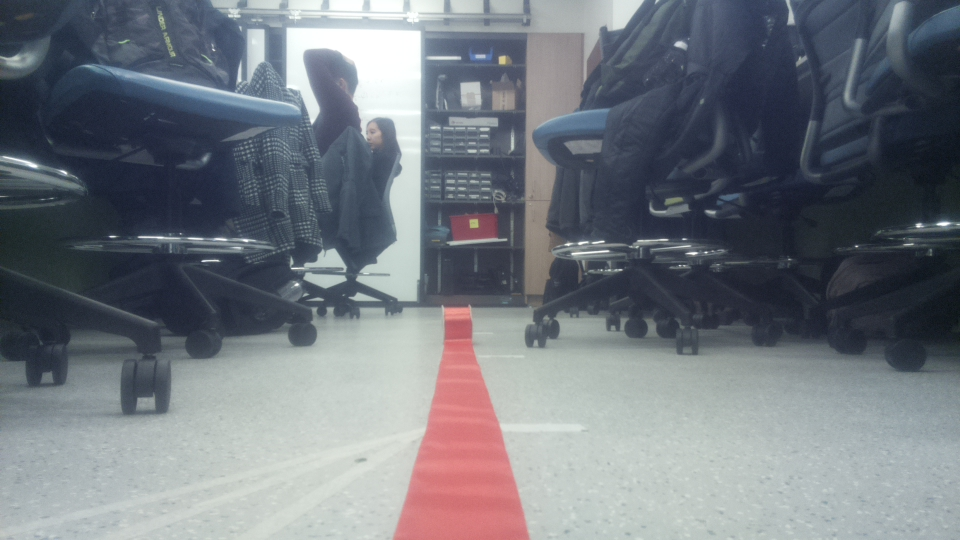
#> input picture LabTestImages/Orange_Ribbon_Extended.jpg, 960 x 540 px, found by its file name
$ python HSV_CV_Platoon.py
#> lines starting #> are read from the running program, lines starting #| are printed output that depends on the picture; after the words box and inside, x2 and y2 are one past the last pixel; in counts of white or black regions, pixels touching at a corner belong together
#> in main, imgBGR is the input picture: shape (540, 960, 3); mean B, G, R 127.2, 119.9, 114.3
# Code to detect Xo and PsiR from pictures of Penn Park roads taken from Pi Camera
import cv2
import numpy as np
import math
import matplotlib.pyplot as plt


# import picamera

# UNCOMMENT ALL OF THIS IF YOU WANT TO ANALYZE PICTURES TAKEN BY THE PI
# # Set up the camera
# # default photo seems to be 1920 x 1080
# # half of that keeps things more manageable for on-screen debugging
# #
# camera = picamera.PiCamera()
# photoHeight = 540
# camera.resolution = (16*photoHeight/9, photoHeight)

# # Capture an image and read it back in
# # (Do this because picamera does not play nice with openCV?)
# camera.capture('piPicture.jpg')
# imgBGR = cv2.imread('piPicture.jpg')

# Read in image from directory of Penn Park images
# Change this to where the image


def debug_chosen_line(offset, psi_r, chosenLine, imgBGR):
    x1 = chosenLine[0]
    y1 = chosenLine[1]
    x2 = chosenLine[2]
    y2 = chosenLine[3]

    font                   = cv2.FONT_HERSHEY_SIMPLEX
    fontScale              = 1
    fontColor              = (255,255,255)
    lineType               = 2
    cv2.putText(imgBGR,"Estimated Offset: {0:.2f}".format(offset),(50,400),font,fontScale,fontColor,lineType)
    cv2.putText(imgBGR,"Estimated Psi_R: {0:.2f}".format(psi_r),(50,450),font,fontScale,fontColor,lineType)

    # Draw the line on the original image
    cv2.line(imgBGR,(x1,y1),(x2,y2),(255,0,0),10)

    print("x1: {} x2: {} y1: {} y2: {}".format(x1, x2, y1, y2))
    print("Estimated Offset: {0:.2f}".format(offset))
    print("Estimated Psi_r: {0:.2f}".format(psi_r))


def perform_image_transformations(imgBGR):
    imgGray = cv2.cvtColor(imgBGR, cv2.COLOR_BGR2GRAY)
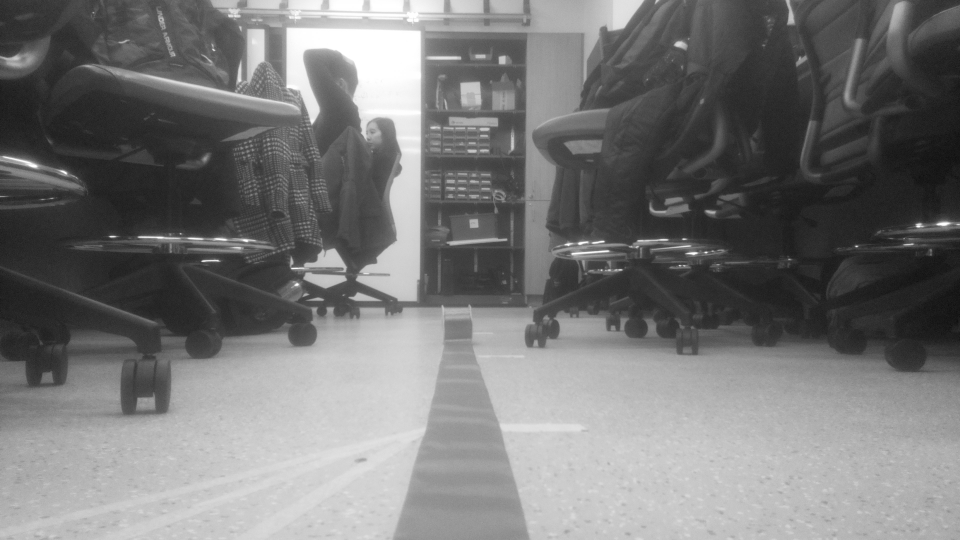
#> imgGray: shape (540, 960); min 15, max 255, mean 119.1
    blursize = 1
    # Convert image to HSV
    imghsv = cv2.cvtColor(imgBGR, cv2.COLOR_BGR2HSV)
#> imghsv: shape (540, 960, 3); mean H, S, V 97, 52.6, 131.4
    # Blur image
    imghsv = cv2.GaussianBlur(imghsv,(blursize,blursize),0)

    return imgGray, imghsv


def get_CV_results(imgBGR, imgGray, imghsv):
    height, width = imgBGR.shape[0:2]
#> height = 540; width = 960

    # Hard-coded Thresholds for Orange
    lowerthres = np.array([0, 100, 100])
    upperthres = np.array([100, 200, 255])
    mask = cv2.inRange(imghsv, lowerthres, upperthres)
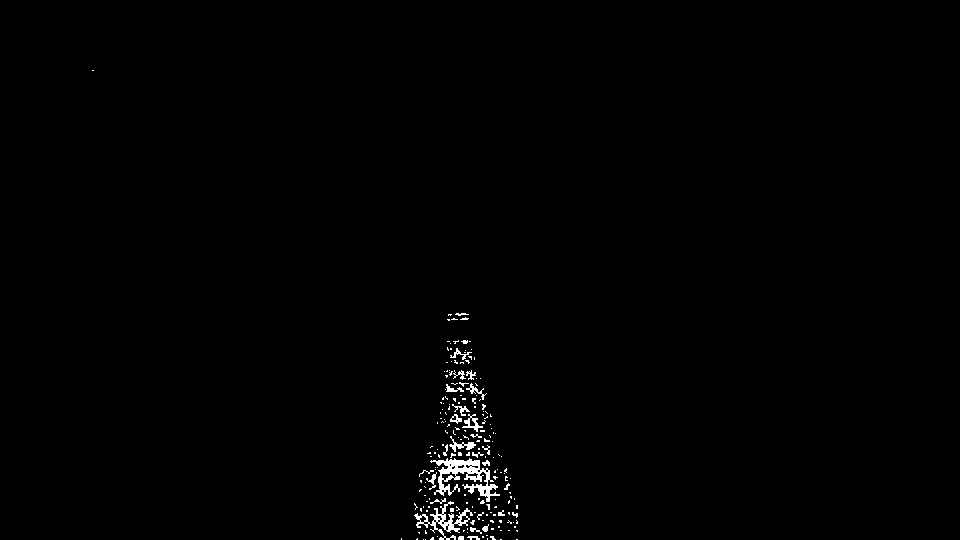
#> mask: shape (540, 960); 0.73% white in thin lines or dots, all inside (x1, y1, x2, y2) = (92, 70, 518, 540)

    # Perform Canny edge detection on selected region of interest
    # (Bottom right-hand corner of image)
    heightOffset = int(height/2)
#> heightOffset = 270
    widthOffset = 0
    edges = cv2.Canny(mask[heightOffset:height, widthOffset:width], 100,255)
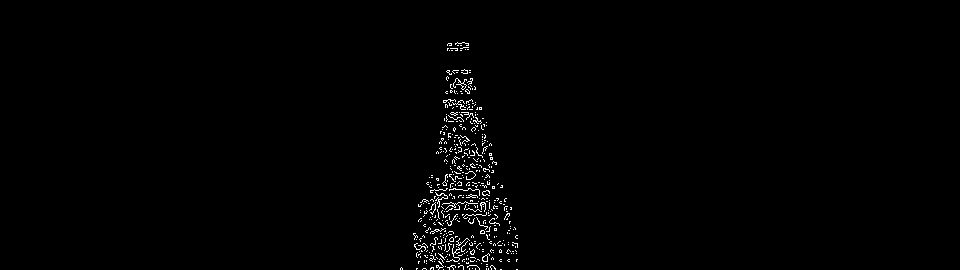
#> edges: shape (270, 960); 0.96% white in thin lines or dots, all inside (x1, y1, x2, y2) = (400, 42, 518, 270)

    # Print out dimensions of cropped image
    cropHeight,cropWidth = edges.shape
#> cropHeight = 270; cropWidth = 960
    # Filter detected edges for potential road edges
    minLineLength = 40
    maxLineGap = 30
    lines = cv2.HoughLinesP(edges,rho=1,theta=np.pi/180,threshold=20,
        minLineLength=minLineLength,maxLineGap=maxLineGap)
#> lines = 50 rows, first 6: [438, 269, 458, 43], [452, 267, 460, 43], [455, 267, 466, 43], [455, 43, 470, 265], [461, 45, 488, 269], [463, 42, 495, 269]

    # Empirically determined camera constants
    CAMERA_HEIGHT = 13
    CAMERA_FOCAL_LENGTH = 1098.88

    y2max = 0
    x2max = 0
    maxLineLength = 0
    for x in range(0, len(lines)):
        for x1,y1,x2,y2 in lines[x]:
            x1 = x1 + widthOffset
            x2 = x2 + widthOffset
            y1 = y1 + heightOffset
            y2 = y2 + heightOffset
            slope_image = (x2 - x1) * 1.0/ (y2 - y1)
            dx = x2-x1
            dy = y2-y1
            lineLength = math.sqrt((dx**2)+(dy**2))
            # print("Line length: {}".format(lineLength))
            x_intercept_computer_coords = x1 - (slope_image * y1)
            x_intercept_centered_coords = slope_image * (height/2) + x_intercept_computer_coords - (width/2)
            # # Draw the line on the original image
            # cv2.line(imgBGR,(x1,y1),(x2,y2),(255,0,0),4)
            # if slope_image > 0 and y2 > y2max and x2 > x2max:

            if slope_image > 0 and y2 > y2max:
                y2max = y2
                if lineLength>maxLineLength:
                    maxLineLength = lineLength
                    chosenLine = [x1,y1,x2,y2]
                    # Calculate Xo and PsiR
                    offset = slope_image * CAMERA_HEIGHT
                    psi_r = math.degrees(math.atan(x_intercept_centered_coords/CAMERA_FOCAL_LENGTH))
#> this loop made 50 passes
#> after the loop, chosenLine = [461, 315, 488, 539]; maxLineLength = 225.6; offset = 1.57; psi_r = -1.27; x1 = 439; x2 = 450; y1 = 537; y2 = 436; y2max = 539

    return offset, psi_r, chosenLine, edges, mask


def init_camera(photoHeight):
    camera = picamera.PiCamera()
    photoHeight = 540
    camera.resolution = (16*photoHeight/9, photoHeight)
    return camera

def capture_image(camera, camstore_filename):
    camera.capture(camstore_filename)
    imgBGR = cv2.imread(camstore_filename) #cv2.imread('/Users/adnanjafferjee/ESE421/PennParkImages/curvingRoad.jpg')


# Plot debugging graphs
def plot_data(imgBGR, imghsv, mask, edges):
    plt.imshow(imgBGR)
    plt.title('Detected Road Edge')

    fig = plt.figure()
    a = fig.add_subplot(2, 2, 1)
    # Original color image with detected line plotted on it
    imgplot = plt.imshow(imgBGR)
    a.set_title('RGB ')
    a = fig.add_subplot(2, 2, 2)
    # Image in HSV space
    imgplot = plt.imshow(imghsv)
    a.set_title('HSV')
    a = fig.add_subplot(2, 2, 3)
    # Thresholded HSV Mask
    imgplot = plt.imshow(mask)
    a.set_title('HSV Thresholded')
    a = fig.add_subplot(2, 2, 4)
    # Edges detected within region of interest of the thresholded mask
    imgplot = plt.imshow(edges)
    a.set_title('HSV Edges')
    plt.subplots_adjust(top=0.92, bottom=0.08, left=0.10, right=0.95, hspace=0.25,
                        wspace=0.35)
    plt.show(block=True)


def main():
    CAMSTORE_FILENAME = 'piPicture.jpg'
    PHOTO_HEIGHT = 540
    # camera = init_camera(PHOTO_HEIGHT)
    # imgBGR = capture_image(camera, CAMSTORE_FILENAME)
    imgBGR = cv2.imread('/Users/adnanjafferjee/ESE421/LabTestImages/Orange_Ribbon_Extended.jpg')
    imgGray, imghsv = perform_image_transformations(imgBGR)
    offset, psi_r, chosenLine, edges, mask = get_CV_results(imgBGR, imgGray, imghsv)
#> offset = 1.57; psi_r = -1.27; chosenLine = [461, 315, 488, 539]
    debug_chosen_line(offset, psi_r, chosenLine, imgBGR)
#> in debug_chosen_line, `x1 = chosenLine[0]`: x1 = 461
#> in debug_chosen_line, `y1 = chosenLine[1]`: y1 = 315
#> in debug_chosen_line, `x2 = chosenLine[2]`: x2 = 488
#> in debug_chosen_line, `y2 = chosenLine[3]`: y2 = 539
#> in debug_chosen_line, `cv2.line(imgBGR,(x1,y1),(x2,y2),(255,0,0),10)`:
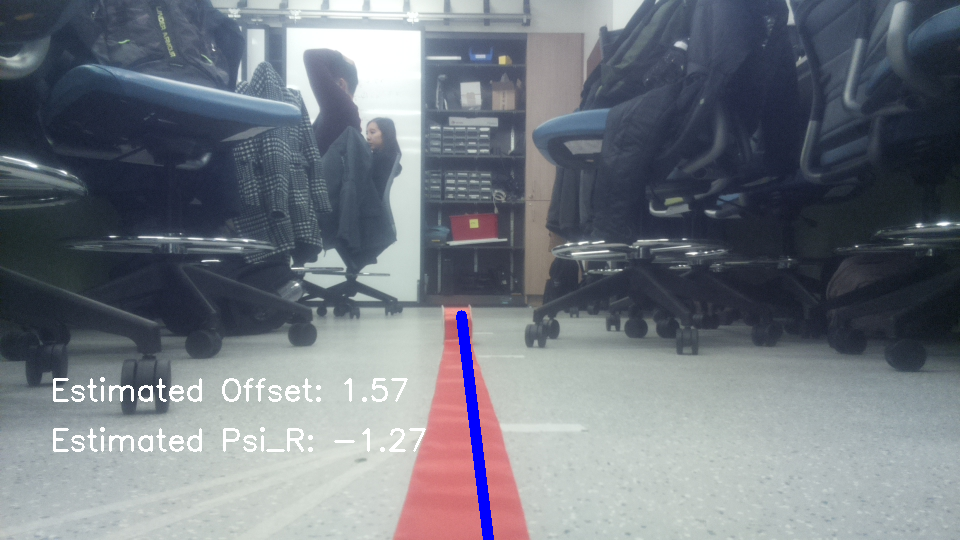
#> imgBGR: shape (540, 960, 3); mean B, G, R 128.5, 120, 114
#| x1: 461 x2: 488 y1: 315 y2: 539
#| Estimated Offset: 1.57
#| Estimated Psi_r: -1.27
    plot_data(imgBGR, imghsv, mask, edges)
    return


if __name__ == "__main__":
    main()


# TODO: Feedback "expected" value of PsiR and Xo to compare with detected (low pass filter)
